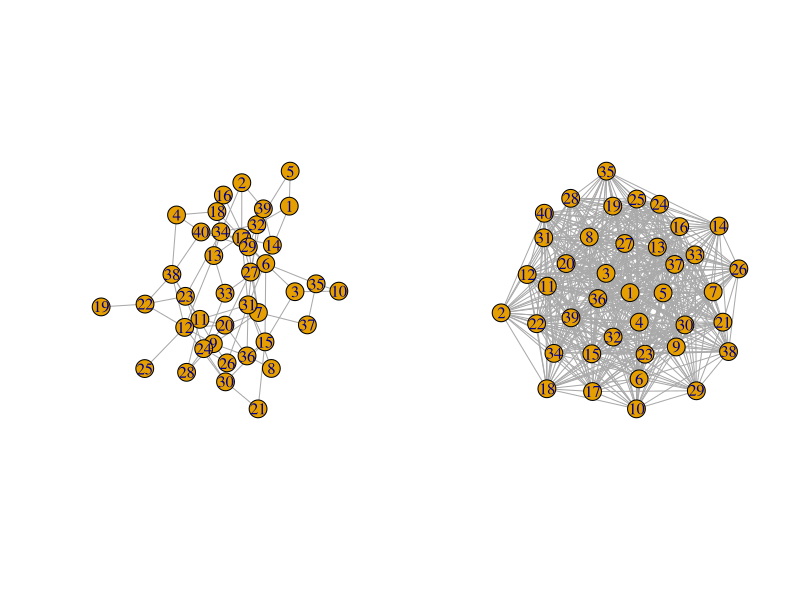
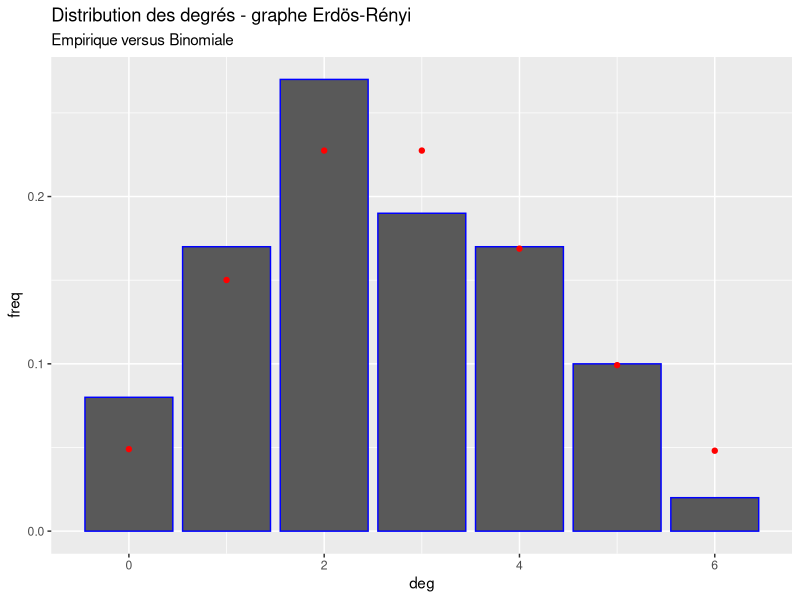
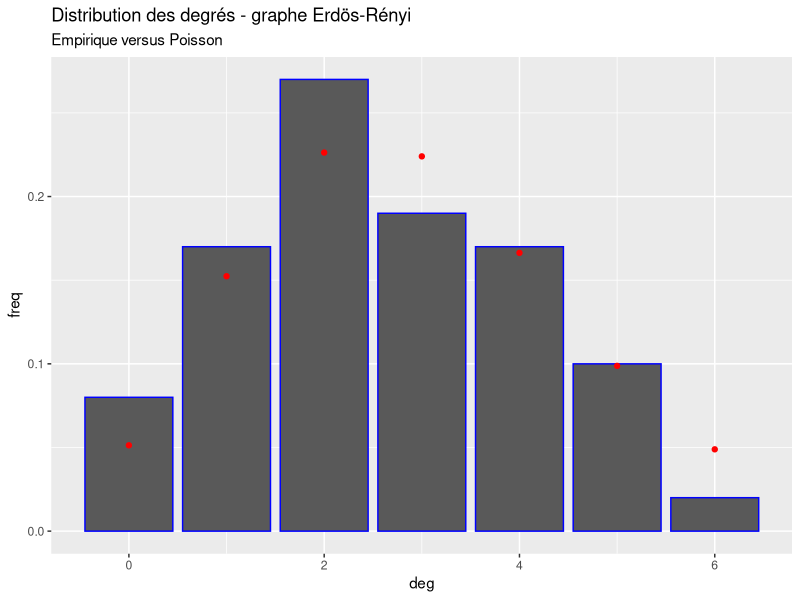

Write the R code that produced these figures, in order. (Note: this script raises an error after producing the figures.)
## ---- chunk 1
knitr::opts_chunk$set(echo = TRUE)
library("igraph")
library("ggplot2")
## ---- chunk 2
set.seed(1)
n <- 40
p1 <- 0.1
p2 <- 0.7
G1 <- sample_gnp(n, p1)
G2 <- sample_gnp(n, p2)
par(mfrow = c(1, 2))
plot(G1)
plot(G2)
## ---- chunk 3
n <- 100 # modifiez ce paramètre 
p <- 3/n # modifiez ce rapport - graphe creux - nb d'arêtes moyen en O(n)
#p <- 0.1 #  graphe assez dense qd n grandit - nb d'arêtes moyen en O(n^2)
# p <- 5/n^2 # graphe très creux - nb d'arêtes moyen en O(1)
G <- sample_gnp(n, p)
hat_p <- 2*ecount(G)/vcount(G)/(vcount(G)-1)
error <- abs(hat_p-p)
rel_error <- abs(hat_p-p)/p
error
rel_error
## ---- chunk 4
degree.df <- data.frame(deg=0:max(degree(G)), freq=degree_distribution(G))
deg_plot <- ggplot(degree.df) + aes(x=deg, y=freq) + geom_bar(stat="identity",color="blue") + ggtitle("Distribution des degrés - graphe Erdös-Rényi") 
# on superpose la loi theorique Binomiale
deg_plot + geom_point(aes(y=dbinom(deg, size = vcount(G)-1, prob = p)), colour="red") + labs(subtitle = "Empirique versus Binomiale")
  
# avec une approximation Poisson 
deg_plot+ geom_point(aes(y=dpois(deg, lambda = (vcount(G)-1)*p)), colour="red")+ labs(subtitle = "Empirique versus Poisson")
## ---- chunk 5
miserab <- read_graph(file='lesmis.gml', format="gml") 
n <- vcount(miserab)
M <- ecount(miserab)
hat_p <- 2*M/n/(n-1)
hat_p
edge_density(miserab)
## ---- chunk 6
mis.deg.df <- data.frame(degre=0:max(degree(miserab)), f=degree_distribution(miserab))
mis.deg.plot <- ggplot(mis.deg.df) + aes(x=degre, y=f) + geom_bar(stat="identity",color="blue") + ggtitle("Distribution des degrés - graphe Les Miserables") 
# on superpose la loi theorique Binomiale - avec \hat p estimé
mis.deg.plot + geom_point(aes(y=dbinom(degre, size = n-1, prob = hat_p)), colour="red") 
## ---- chunk 7
friends <- read.table(file = 'Friendship-network_data_2013.csv')
G <- graph_from_data_frame(friends, directed = TRUE) 
n <- vcount(G)
nb_max_darete <- choose(n, 2) * 2  ## graphe dirigé !!
hat_p <- ecount(G) / nb_max_darete
hat_p
## ---- chunk 8
Min <- max(degree(G, mode = "in"))
deg.in <- matrix(NA, ncol = Min + 1, nrow = 2)
deg.in[1,] <- degree.distribution(G, mode = 'in')
deg.in[2,] <- dbinom(0:Min, n - 1, hat_p)

Mout <- max(degree(G, mode = "out"))
deg.out <- matrix(NA, ncol = Mout + 1, nrow = 2)
deg.out[1,] <- degree.distribution(G, mode = 'out')
deg.out[2,] <- dbinom(0:Mout, n - 1, hat_p)

par(mfrow = c(1, 2))
barplot(deg.in, beside = TRUE, col = 1:2, names.arg = as.character(0:Min), main = 'Friends - degrés entrants')
legend(23, .15, c('empirique', 'binomiale'), col = 1:2, lty = 1, cex = .8)
barplot(deg.out, beside = TRUE, col = 1:2, names.arg = as.character(0:Mout), main = 'Friends - degrés sortants')
legend(25, .15, c('empirique', 'binomiale'), col = 1:2, lty = 1, cex = .8)
## ---- chunk 9
#help("fit_power_law")
adjust <- fit_power_law(degree(miserab))
adjust
## ---- chunk 10
mis.deg.no0.df <- data.frame(degre=1:max(degree(miserab)), f=degree_distribution(miserab)[-1])
mis.deg.plot <- ggplot(mis.deg.no0.df) + aes(x=degre, y=f) + geom_bar(stat="identity",color="blue") + ggtitle("Distribution des degrés - graphe Les Miserables") 
# On écrit une fonction qui donne la densité de la loi de puissance sur 1:(n-1). 
power.dens <- function(x, alpha,n){
  norm <- 1/sum((1:(n-1))^(-alpha)) # constante de normalisation pour que la somme vaille 1
  return(norm*x^(-alpha))
}
# on superpose la loi theorique puissance - avec alpha estimé
mis.deg.plot +geom_point(aes(y=power.dens(degre, alpha = adjust$alpha, n=vcount(miserab))), colour="red")
## ---- chunk 11
# On utilise outer pour calculer les produits croisés d_id_j
d.seq <- degree(miserab)
p.ij <- outer(d.seq,d.seq)
# Choix de C 
C <- max(p.ij)
esp.d.seq <- d.seq*(2*M-d.seq)/C 
plot.df <- data.frame(d.seq=d.seq,esp.d.seq=esp.d.seq)
ggplot(data=plot.df)+ aes(x=d.seq,y=esp.d.seq) + geom_point(col="blue") + geom_abline(intercept = 0, slope = 1, color="red") +labs(x="degrés observés", y="degrés moyens sous le modèle RD")
## ---- chunk 12
# Choix de C 
C<- 2*M
esp.d.seq <- d.seq*(2*M-d.seq)/C 
plot.df <- data.frame(d.seq=d.seq,esp.d.seq=esp.d.seq)
ggplot(data=plot.df)+ aes(x=d.seq,y=esp.d.seq) + geom_point(col="blue") + geom_abline(intercept = 0, slope = 1, color="red")  +labs(x="degrés observés", y="degrés moyens sous le modèle RD")
## ---- chunk 13
# Algorithme de matching
match.gen <- function(d){
	# Initialisation
	n <- length(d)
	l <- sum(d)
	Edge.List <- list()
	Fake.Nodes <- c()
	loop.test <- T
	multi.test <- T
	
	# Creation de la liste des noeuds etendue
	for (i in 1:n){
		Fake.Nodes <- c(Fake.Nodes,rep(i,d[i]))
		}
	
	# a faire tant qu'on a pas obtenu un graphe
	while (max(loop.test==T, multi.test==T)==1){
		# On tire des aretes
		ind <- 0
		while (l >= 1){
			ind <- ind+1
			u <- sample(1:l,2)
			u <- sort(u)		# pratique d'ordonner les indices pour la suite
			if (Fake.Nodes[u[1]]==Fake.Nodes[u[2]]) {  # est-ce une boucle ?
				loop.test <- T
				break 				
				}
			else {
				loop.test <- F 
				Edge.List[[ind]] <- Fake.Nodes[u] 
				Fake.Nodes <- Fake.Nodes[-u]
				l <- l-2
				}
			}
	
		# Test des aretes doubles
		# Attention fonctionne avec des aretes ordonnées !
		multi.test <- as.logical(1-( length(unique(Edge.List)) == ind ))
	}
		
	return(Edge.List)
}

# test de la fonction match.gen
# d <- c(4,2,3,1,0,1,1)
# is_degseq(d) # verifions que c'est bien une suite de degrés
# try1 <- match.gen(d) # ca plante souvent !!!
# d<-c(1,1,1,1)
# is_degseq(d)
# try2 <- match.gen(d) # ca plante souvent !!!
# # sur des données réelles
# d <- degree(miserab)
# is_degseq(d)
# try3 <- match.gen(d)


# Algorithme de rewiring
# uniquement pour des graphes non orientés ici !
# Edge.List est un tableau avec nb de lignes= nb d'arêtes et 2 colonnes
rewire.gen<-function(Edge.List,Nb.iter=100*(dim(Edge.List)[1])){
	l <- dim(Edge.List)[1]
	Edge.List <- t(apply(Edge.List,1,sort))
	for (i in 1:Nb.iter){
		u <- sample(1:l,2)
		old1 <- Edge.List[u[1],]
		old2 <- Edge.List[u[2],]
		new1 <- sort(c(old1[1],old2[2]))	
		new2 <- sort(c(old1[2],old2[1]))		
		# On vérifie qu'il y a 4 noeuds différents (sinon soit on cree une boucle, soit on ne fait rien, et que les nouvelles aretes n'existent pas deja)
		if ((length(unique(c(old1,old2)))==4) && (length(unique(rbind(Edge.List[-c(u[1],u[2]),], new1, new2)))==l )){ 
			Edge.List[u[1],] <- new1
			Edge.List[u[2],] <- new2
			}	
		}
	return(Edge.List)
}

# test
# test<- as.matrix(friends)
# rewire.gen(test)
# retry<- rewire.gen(try1)
## ---- chunk 14
deg.seq<- degree(miserab)
#help("sample_degseq")
R <- 100 # réplicats Monte Carlo
T <- rep(NA,R)
for (i in 1:R){
  G <- sample_degseq(deg.seq, method="vl")
  T[i]<- sum(count_triangles(G))/3
}
ggplot(data.frame(count=T))+ aes(count)+geom_histogram() +geom_vline(xintercept=sum(count_triangles(miserab))/3,col="red")
## ---- chunk 15
sample_attach_pref <- function(n0, p0, m, nb.it){
  # ARGUMENTS : 
  # n0 - nb de noeuds du graphe initial
  # p0 - probabilité du G(n0,p0) initial
  # m - nb d'arêtes à ajouter à chaque itérations
  # nb.it - nb d'itérations de l'algo
  
  # Générer un graphe initial G(n0,p0) 
  G <- sample_gnp(n0, p0)

  for (t in 1:nb.it){
   # tirer m noeuds avec des proba proportionnelles aux degrés des noeuds
   ind <- sample(1:vcount(G), m, replace = FALSE, degree(G))   
   # ajouter le nouveau noeud et les nouvelles arêtes au graphe
   G <- add_vertices(G, 1)
   G <- add.edges(G, matrix(c(rep(vcount(G), m), ind), nrow = 2, byrow = TRUE))
  }
  return(G)   
}
## ---- chunk 16
set.seed(2)
G <- sample_attach_pref(5, .5, 3, 10)
plot(G)
degres <- degree.distribution(G)
barplot(degres, names.arg = as.character(0:max(degree(G))), 
        main = 'Distribution des degrés')
## ---- chunk 17
G <- sample_attach_pref(5, .5, 3, 100)
degres <- degree.distribution(G)
barplot(degres, names.arg = as.character(0:max(degree(G))), 
        main = 'Distribution des degrés')
## ---- chunk 18
G <- sample_attach_pref(5, .5, 3, 1000)
degres <- degree.distribution(G)
barplot(degres, names.arg = as.character(0:max(degree(G))), 
        main = 'Distribution des degrés')
## ---- chunk 19
G <- sample_attach_pref(100, .5, 3, 100)
degres <- degree.distribution(G)
barplot(degres, names.arg = as.character(0:max(degree(G))), 
        main = 'Distribution des degrés')
## ---- chunk 20
G <- sample_attach_pref(100, .5, 3, 1000)
degres <- degree.distribution(G)
barplot(degres, names.arg = as.character(0:max(degree(G))), 
        main = 'Distribution des degrés')
## ---- chunk 21
G <- sample_attach_pref(100, .1, 3, 1000)
degres <- degree.distribution(G)
barplot(degres, names.arg = as.character(0:max(degree(G))), 
        main = 'Distribution des degrés')
## ---- chunk 22
G <- sample_attach_pref(100, .5, 30, 1000)
degres <- degree.distribution(G)
barplot(degres, names.arg = as.character(0:max(degree(G))), 
        main = 'Distribution des degrés')
